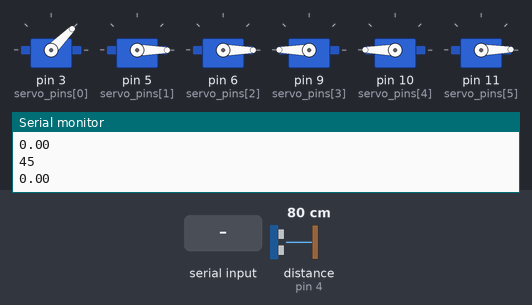
Recording of a sketch running on a simulated Arduino Uno, built with avr-gcc and run on an emulated ATmega328P. On the bench: 6 × servo, the last lines printed to the serial monitor. Wiring (inferred from the names in the program): ultrasonic range finder: trigger pin 2; echo pin 4. Inputs (shaded band) come from the test bench; at power-on: distance to the obstacle (sensor on pin 4) 80 cm. The echo pulse lasts 58.3 µs per cm.

Above: at 1.2 s.
1.3 s: "1,90,45\n" received over Serial
At 2.5 s:
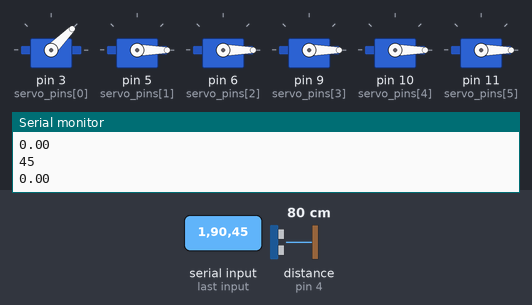
2.9 s: distance to the obstacle (sensor on pin 4) set to 2 cm
At 3.4 s:
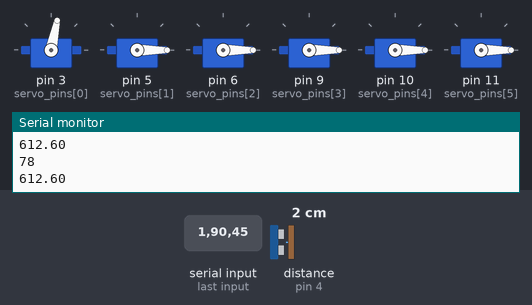
4.4 s: "90,45,200,10,150,30\n" received over Serial
At 5.2 s:
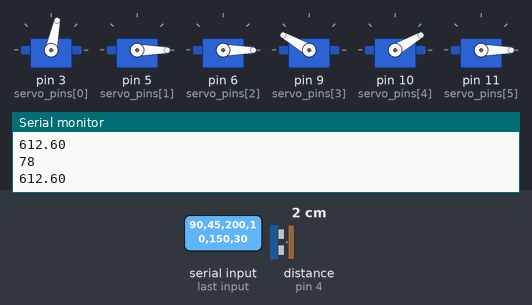
6.0 s: "90,45\n" received over Serial
At 7.2 s:
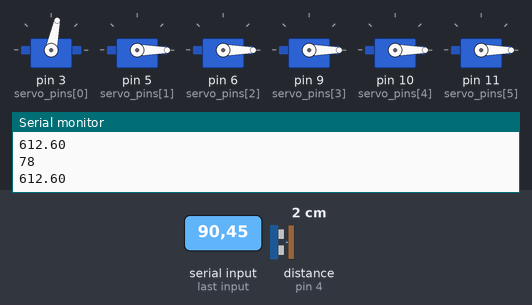
7.6 s: "30,150,10,200,45,90\n" received over Serial
At 8.1 s:
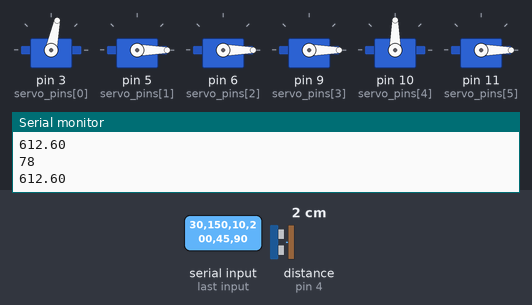
9.1 s: distance to the obstacle (sensor on pin 4) set to 9 cm
At 9.6 s:
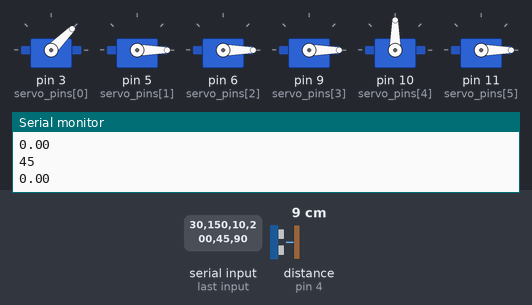
Timing chart, 0 to 11.6 s (numbered marks = the images above; inputs shaded):
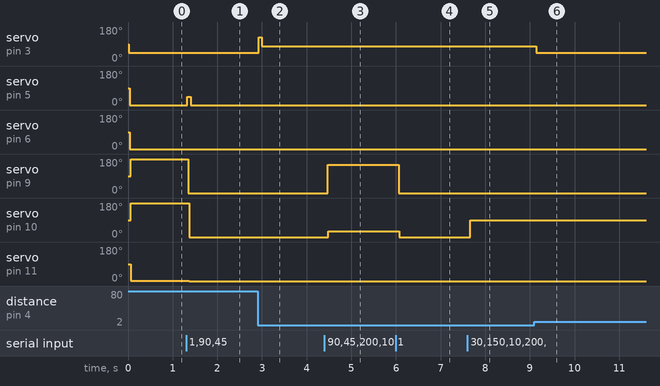

Measured:
- after the input at 1.3 s, servo on pin 5 (servo_pins[1]): 0° → 45° at once, → 0° 0.08 s later; servo on pin 9 (servo_pins[3]): 180° → 0° after 0.05 s; servo on pin 10 (servo_pins[4]): 180° → 0° after 0.07 s; servo on pin 11 (servo_pins[5]): 1° → 0° after 0.07 s
- after the input at 2.9 s, servo on pin 3 (servo_pins[0]): 45° → 127° at once, → 78° 0.07 s later
- after the input at 4.4 s, servo on pin 9 (servo_pins[3]): 0° → 150° after 0.07 s; servo on pin 10 (servo_pins[4]): 0° → 30° after 0.08 s
- after the input at 6.0 s, servo on pin 9 (servo_pins[3]): 150° → 0° after 0.06 s; servo on pin 10 (servo_pins[4]): 30° → 0° after 0.07 s
- after the input at 7.6 s, servo on pin 10 (servo_pins[4]): 0° → 90° after 0.06 s
- after the input at 9.1 s, servo on pin 3 (servo_pins[0]): 78° → 45° at once

The sketch:

Ard-RpiControl_pid.ino
```cpp
#include <Servo.h>
#define SERVOS 6
Servo myservo[SERVOS];
int servo_pins[SERVOS] = {3,5,6,9,10,11};
int trigger_pin = 2;
int echo_pin = 4;
float duration, distance1, distance, velocity, Kp, Kv, thrust;
float mass = 0.822; //in kilograms
unsigned long t;
unsigned long t2;
void setup() {
  Serial.begin(115200); // Initialize serial with a baud rate of 115200 bps
  for(int i = 0; i < SERVOS; i++) {
    myservo[i].attach(servo_pins[i]);
}
 pinMode (trigger_pin, OUTPUT);
 pinMode (echo_pin, INPUT);
}


void loop() {

  int angle = 0;
  String input, iHeight, iRoll, iYaw, iPitch, iAux1, iAux2;
  int Height, Roll, Yaw, Pitch, Aux1, Aux2, Throttle;

  if(Serial.available() > 0) {

    input = Serial.readStringUntil('\n');
    iHeight = input.substring(1,4);
    iRoll = input.substring(5,8);
    iYaw = input.substring(9,12);
    iPitch = input.substring(13,16);
    iAux1 = input.substring(17,20);
    iAux2 = input.substring(21,24);
    Height = iHeight.toInt();
    Roll = iRoll.toInt();
    Yaw = iYaw.toInt();
    Pitch = iPitch.toInt();
    Aux1 = iAux1.toInt();
    Aux2 = iAux2.toInt();
    Throttle;
    Serial.println(input);
    Serial.println(Throttle);
    Serial.println(Roll);
    Serial.println(Yaw);
    Serial.println(Pitch);
    Serial.println(Aux1);
    Serial.println(Aux2);
  }
  t = millis();
  distance1 = distance;
  delay(10);
  digitalWrite (trigger_pin, HIGH);
  delayMicroseconds (10);
  digitalWrite (trigger_pin, LOW);
  duration = pulseIn (echo_pin, HIGH);
  distance = (duration * 0.034) / 2;
  t2 = millis();
  velocity = ((distance - distance1)*10)/(t2 - t);
  Kp=150;
  Kv=15;
  thrust = mass*(9.81+(Kv*(0-velocity)/100)+(Kp*(Height-distance)/100));  //PID equation
  thrust = thrust*1000/9.81; //in grams
  if (thrust > 2000){
    thrust = 2000;
   }
  if (thrust <= 0){
    thrust = 0;
   }
   Throttle = (thrust*110/2000)+45;
  Serial.println(Throttle);
  Serial.println(thrust);
   myservo[0].write(Throttle); //Throttle
   delay(10);
   myservo[1].write(Roll); //Roll
   delay(10);
   myservo[2].write(Yaw); //Yaw
   delay(10);
   myservo[3].write(Pitch); //Pitch
   delay(10);
   myservo[4].write(Aux1); //Aux1
   delay(10);
   myservo[5].write(Aux2); //Aux2
   delay(10);

}
```
